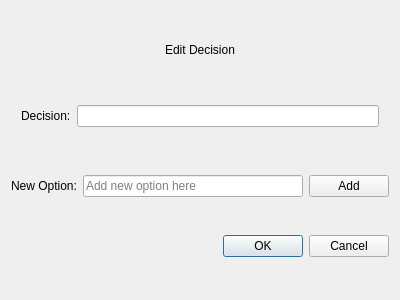
<?xml version="1.0" encoding="UTF-8"?>
<ui version="4.0">
 <class>Dialog</class>
 <widget class="QDialog" name="Dialog">
  <property name="geometry">
   <rect>
    <x>0</x>
    <y>0</y>
    <width>400</width>
    <height>300</height>
   </rect>
  </property>
  <property name="windowTitle">
   <string>Dialog</string>
  </property>
  <layout class="QVBoxLayout" name="verticalLayout">
   <item>
    <widget class="QLabel" name="label">
     <property name="sizePolicy">
      <sizepolicy hsizetype="Minimum" vsizetype="Maximum">
       <horstretch>0</horstretch>
       <verstretch>0</verstretch>
      </sizepolicy>
     </property>
     <property name="text">
      <string>Edit Decision</string>
     </property>
     <property name="alignment">
      <set>Qt::AlignHCenter|Qt::AlignTop</set>
     </property>
    </widget>
   </item>
   <item>
    <layout class="QHBoxLayout" name="horizontalLayout" stretch="0,0">
     <property name="sizeConstraint">
      <enum>QLayout::SetMinAndMaxSize</enum>
     </property>
     <property name="leftMargin">
      <number>10</number>
     </property>
     <property name="topMargin">
      <number>10</number>
     </property>
     <property name="rightMargin">
      <number>10</number>
     </property>
     <property name="bottomMargin">
      <number>10</number>
     </property>
     <item>
      <widget class="QLabel" name="labelDecision">
       <property name="text">
        <string>Decision:</string>
       </property>
      </widget>
     </item>
     <item>
      <widget class="QLineEdit" name="lineEditDecision"/>
     </item>
    </layout>
   </item>
   <item>
    <layout class="QHBoxLayout" name="horizontalLayout_2">
     <item>
      <widget class="QLabel" name="label_2">
       <property name="text">
        <string>New Option:</string>
       </property>
      </widget>
     </item>
     <item>
      <widget class="QLineEdit" name="lineEditOption">
       <property name="placeholderText">
        <string>Add new option here</string>
       </property>
      </widget>
     </item>
     <item>
      <widget class="QPushButton" name="pushButtonAddOption">
       <property name="text">
        <string>Add</string>
       </property>
      </widget>
     </item>
    </layout>
   </item>
   <item>
    <layout class="QVBoxLayout" name="verticalLayoutOptions"/>
   </item>
   <item>
    <widget class="QDialogButtonBox" name="buttonBox">
     <property name="orientation">
      <enum>Qt::Horizontal</enum>
     </property>
     <property name="standardButtons">
      <set>QDialogButtonBox::Cancel|QDialogButtonBox::Ok</set>
     </property>
    </widget>
   </item>
  </layout>
 </widget>
 <resources/>
 <connections>
  <connection>
   <sender>buttonBox</sender>
   <signal>accepted()</signal>
   <receiver>Dialog</receiver>
   <slot>accept()</slot>
   <hints>
    <hint type="sourcelabel">
     <x>248</x>
     <y>254</y>
    </hint>
    <hint type="destinationlabel">
     <x>157</x>
     <y>274</y>
    </hint>
   </hints>
  </connection>
  <connection>
   <sender>buttonBox</sender>
   <signal>rejected()</signal>
   <receiver>Dialog</receiver>
   <slot>reject()</slot>
   <hints>
    <hint type="sourcelabel">
     <x>316</x>
     <y>260</y>
    </hint>
    <hint type="destinationlabel">
     <x>286</x>
     <y>274</y>
    </hint>
   </hints>
  </connection>
 </connections>
</ui>
